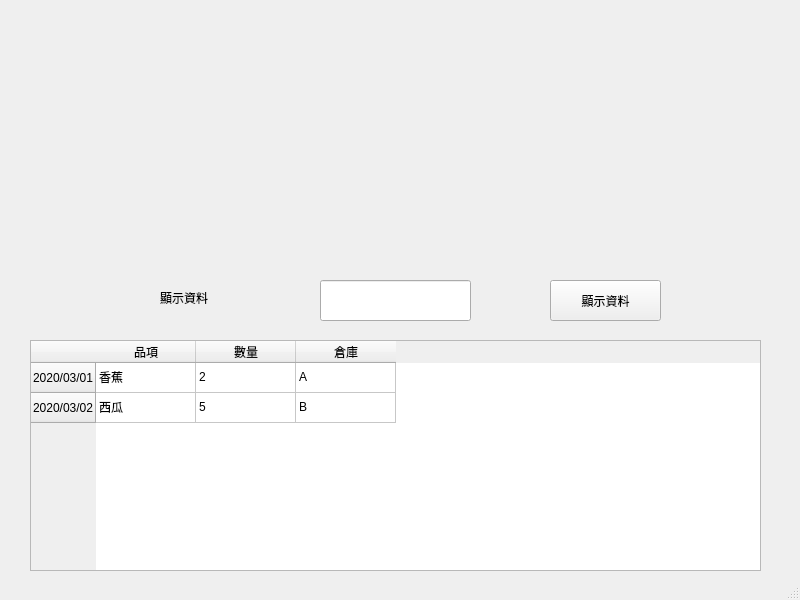
<?xml version="1.0" encoding="UTF-8"?>
<ui version="4.0">
 <class>MainWindow</class>
 <widget class="QMainWindow" name="MainWindow">
  <property name="geometry">
   <rect>
    <x>0</x>
    <y>0</y>
    <width>800</width>
    <height>600</height>
   </rect>
  </property>
  <property name="windowTitle">
   <string>MainWindow</string>
  </property>
  <widget class="QWidget" name="centralwidget">
   <widget class="QPushButton" name="pushButton">
    <property name="geometry">
     <rect>
      <x>550</x>
      <y>280</y>
      <width>111</width>
      <height>41</height>
     </rect>
    </property>
    <property name="text">
     <string>顯示資料</string>
    </property>
   </widget>
   <widget class="QTableWidget" name="tableWidget">
    <property name="geometry">
     <rect>
      <x>30</x>
      <y>340</y>
      <width>731</width>
      <height>231</height>
     </rect>
    </property>
    <row>
     <property name="text">
      <string>2020/03/01</string>
     </property>
    </row>
    <row>
     <property name="text">
      <string>2020/03/02</string>
     </property>
    </row>
    <column>
     <property name="text">
      <string>品項</string>
     </property>
    </column>
    <column>
     <property name="text">
      <string>數量</string>
     </property>
    </column>
    <column>
     <property name="text">
      <string>倉庫</string>
     </property>
    </column>
    <item row="0" column="0">
     <property name="text">
      <string>香蕉</string>
     </property>
    </item>
    <item row="0" column="1">
     <property name="text">
      <string>2</string>
     </property>
    </item>
    <item row="0" column="2">
     <property name="text">
      <string>A</string>
     </property>
    </item>
    <item row="1" column="0">
     <property name="text">
      <string>西瓜</string>
     </property>
    </item>
    <item row="1" column="1">
     <property name="text">
      <string>5</string>
     </property>
    </item>
    <item row="1" column="2">
     <property name="text">
      <string>B</string>
     </property>
    </item>
   </widget>
   <widget class="QLabel" name="label">
    <property name="geometry">
     <rect>
      <x>160</x>
      <y>290</y>
      <width>91</width>
      <height>16</height>
     </rect>
    </property>
    <property name="text">
     <string>顯示資料</string>
    </property>
   </widget>
   <widget class="QLineEdit" name="lineEdit">
    <property name="geometry">
     <rect>
      <x>320</x>
      <y>280</y>
      <width>151</width>
      <height>41</height>
     </rect>
    </property>
   </widget>
   <widget class="QLabel" name="label_2">
    <property name="geometry">
     <rect>
      <x>180</x>
      <y>10</y>
      <width>421</width>
      <height>241</height>
     </rect>
    </property>
    <property name="text">
     <string/>
    </property>
    <property name="pixmap">
     <pixmap>起始圖.png</pixmap>
    </property>
    <property name="scaledContents">
     <bool>true</bool>
    </property>
   </widget>
  </widget>
  <widget class="QStatusBar" name="statusbar"/>
 </widget>
 <resources/>
 <connections/>
</ui>
